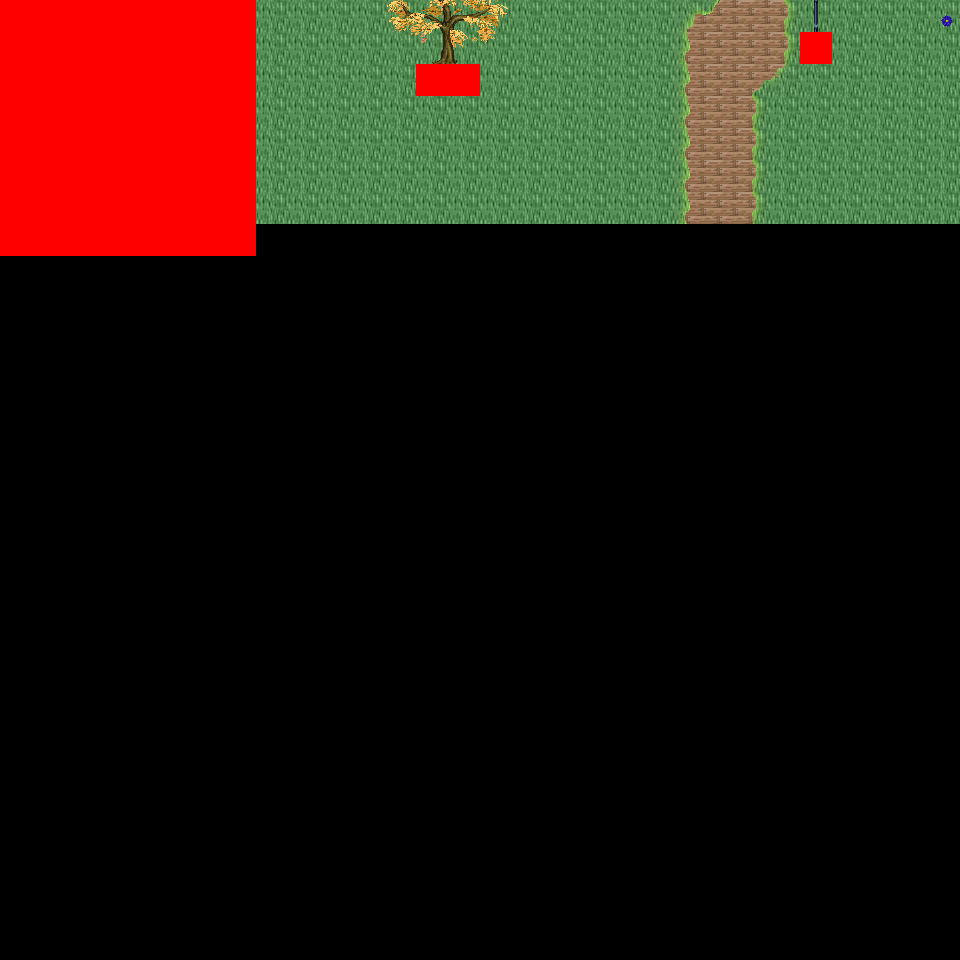

A level layout from a 2D game, rendered from its tile map. Below: a short description, then the map file with tile-grid data replaced by summaries:
An orthogonal 30x30 tile map with 32x32 px tiles, 6 tile layers (Ground, Object, Object2, Above, ...), 46 tilesets and 2 objects (2x mapExit).

<map version="1.0" orientation="orthogonal" renderorder="right-down" width="30" height="30" tilewidth="32" tileheight="32" nextobjectid="3">
  <tileset firstgid="1" name="tileset_logic_collision" tilewidth="32" tileheight="32" tilecount="1" columns="1">
    <image source="../drawable/tileset_logic_collision.png" width="32" height="32" />
  </tileset>
  <tileset firstgid="2" name="tileset_ground_ridge_earth_pale" tilewidth="32" tileheight="32" tilecount="96" columns="12">
    <image source="../drawable/tileset_ground_ridge_earth_pale.png" width="384" height="256" />
  </tileset>
  <tileset firstgid="98" name="tileset_ground_ridge_earth_dark" tilewidth="32" tileheight="32" tilecount="96" columns="12">
    <image source="../drawable/tileset_ground_ridge_earth_dark.png" width="384" height="256" />
  </tileset>
  <tileset firstgid="194" name="tileset_ground_ground" tilewidth="32" tileheight="32" tilecount="33" columns="3">
    <image source="../drawable/tileset_ground_ground.png" width="96" height="352" />
  </tileset>
  <tileset firstgid="227" name="tileset_building_castle" tilewidth="32" tileheight="32" tilecount="320" columns="20">
    <image source="../drawable/tileset_building_castle.png" width="640" height="512" />
  </tileset>
  <tileset firstgid="547" name="tileset_item_pot_barrels_1" tilewidth="32" tileheight="32" tilecount="8" columns="4">
    <image source="../drawable/tileset_item_pot_barrels_1.png" width="128" height="64" />
  </tileset>
  <tileset firstgid="555" name="tileset_item_weapon_cannon" tilewidth="32" tileheight="32" tilecount="12" columns="3">
    <image source="../drawable/tileset_item_weapon_cannon.png" width="96" height="128" />
  </tileset>
  <tileset firstgid="567" name="tileset_building_door_closed" tilewidth="32" tileheight="32" tilecount="1" columns="1">
    <image source="../drawable/tileset_building_door_closed.png" width="32" height="32" />
  </tileset>
  <tileset firstgid="568" name="tileset_building_door_door" tilewidth="32" tileheight="32" tilecount="6" columns="3">
    <image source="../drawable/tileset_building_door_door.png" width="96" height="64" />
  </tileset>
  <tileset firstgid="574" name="tileset_building_window_window_centered" tilewidth="32" tileheight="32" tilecount="1" columns="1">
    <image source="../drawable/tileset_building_window_window_centered.png" width="32" height="32" />
  </tileset>
  <tileset firstgid="575" name="tileset_building_decoration_chimney_big" tilewidth="32" tileheight="32" tilecount="2" columns="1">
    <image source="../drawable/tileset_building_decoration_chimney_big.png" width="32" height="64" />
  </tileset>
  <tileset firstgid="577" name="tileset_building_stairs_stairs_grey" tilewidth="32" tileheight="32" tilecount="6" columns="3">
    <image source="../drawable/tileset_building_stairs_stairs_grey.png" width="96" height="64" />
  </tileset>
  <tileset firstgid="583" name="tileset_building_witch_hut" tilewidth="32" tileheight="32" tilecount="80" columns="5">
    <image source="../drawable/tileset_building_witch_hut.png" width="160" height="512" />
  </tileset>
  <tileset firstgid="663" name="tileset_ground_grass_edges" tilewidth="32" tileheight="32" tilecount="36" columns="12">
    <image source="../drawable/tileset_ground_grass_edges.png" width="384" height="96" />
  </tileset>
  <tileset firstgid="699" name="tileset_ground_grass_corners" tilewidth="32" tileheight="32" tilecount="24" columns="6">
    <image source="../drawable/tileset_ground_grass_corners.png" width="192" height="128" />
  </tileset>
  <tileset firstgid="723" name="tileset_logic_item_vegetable" tilewidth="32" tileheight="32" tilecount="13" columns="13">
    <image source="../drawable/tileset_logic_item_vegetable.png" width="256" height="64" />
  </tileset>
  <tileset firstgid="736" name="tileset_plant_tree_fall_trees" tilewidth="32" tileheight="32" tilecount="40" columns="8">
    <image source="../drawable/tileset_plant_tree_fall_trees.png" width="256" height="160" />
  </tileset>
  <tileset firstgid="776" name="tileset_plant_stump_stump_pale_purple" tilewidth="32" tileheight="32" tilecount="4" columns="2">
    <image source="../drawable/tileset_plant_stump_stump_pale_purple.png" width="64" height="64" />
  </tileset>
  <tileset firstgid="780" name="tileset_plant_stump_small_stump" tilewidth="32" tileheight="32" tilecount="4" columns="2">
    <image source="../drawable/tileset_plant_stump_small_stump.png" width="64" height="64" />
  </tileset>
  <tileset firstgid="784" name="tileset_furniture_light_small_lamp" tilewidth="32" tileheight="32" tilecount="4" columns="4">
    <image source="../drawable/tileset_furniture_light_small_lamp.png" width="128" height="32" />
  </tileset>
  <tileset firstgid="788" name="tileset_item_pot_barrel" tilewidth="32" tileheight="32" tilecount="2" columns="1">
    <image source="../drawable/tileset_item_pot_barrel.png" width="32" height="64" />
  </tileset>
  <tileset firstgid="790" name="tileset_plant_tree_locust_tree" tilewidth="32" tileheight="32" tilecount="20" columns="4">
    <image source="../drawable/tileset_plant_tree_locust_tree.png" width="128" height="160" />
  </tileset>
  <tileset firstgid="810" name="tileset_plant_leaves" tilewidth="32" tileheight="32" tilecount="8" columns="4">
    <image source="../drawable/tileset_plant_leaves.png" width="128" height="64" />
  </tileset>
  <tileset firstgid="818" name="tileset_plant_flower_daisy_blue" tilewidth="32" tileheight="32" tilecount="8" columns="2">
    <image source="../drawable/tileset_plant_flower_daisy_blue.png" width="64" height="128" />
  </tileset>
  <tileset firstgid="826" name="tileset_plant_flower_daisy_yellow" tilewidth="32" tileheight="32" tilecount="8" columns="2">
    <image source="../drawable/tileset_plant_flower_daisy_yellow.png" width="64" height="128" />
  </tileset>
  <tileset firstgid="834" name="tileset_plant_flower_small_flower_bed_2" tilewidth="32" tileheight="32" tilecount="12" columns="3">
    <image source="../drawable/tileset_plant_flower_small_flower_bed_2.png" width="96" height="128" />
  </tileset>
  <tileset firstgid="846" name="tileset_plant_flower_small_flower_bed" tilewidth="32" tileheight="32" tilecount="12" columns="3">
    <image source="../drawable/tileset_plant_flower_small_flower_bed.png" width="96" height="128" />
  </tileset>
  <tileset firstgid="858" name="tileset_plant_flower_flower_bed_1" tilewidth="32" tileheight="32" tilecount="35" columns="7">
    <image source="../drawable/tileset_plant_flower_flower_bed_1.png" width="224" height="160" />
  </tileset>
  <tileset firstgid="893" name="tileset_plant_flower_hothouse_flowers" tilewidth="32" tileheight="32" tilecount="72" columns="6">
    <image source="../drawable/tileset_plant_flower_hothouse_flowers.png" width="192" height="384" />
  </tileset>
  <tileset firstgid="965" name="tileset_furniture_light_lamp_blue" tilewidth="32" tileheight="32" tilecount="3" columns="1">
    <image source="../drawable/tileset_furniture_light_lamp_blue.png" width="32" height="96" />
  </tileset>
  <tileset firstgid="968" name="tileset_light_dim_light_7x5" tilewidth="32" tileheight="32" tilecount="35" columns="7">
    <image source="../drawable/tileset_light_dim_light_7x5.png" width="224" height="160" />
  </tileset>
  <tileset firstgid="1003" name="tileset_building_decoration_chimney" tilewidth="32" tileheight="32" tilecount="2" columns="1">
    <image source="../drawable/tileset_building_decoration_chimney.png" width="32" height="64" />
  </tileset>
  <tileset firstgid="1005" name="tileset_building_decoration_cauldron_sign" tilewidth="32" tileheight="32" tilecount="1" columns="1">
    <image source="../drawable/tileset_building_decoration_cauldron_sign.png" width="32" height="32" />
  </tileset>
  <tileset firstgid="1006" name="tileset_building_decoration_magician_banner" tilewidth="32" tileheight="32" tilecount="3" columns="3">
    <image source="../drawable/tileset_building_decoration_magician_banner.png" width="96" height="32" />
  </tileset>
  <tileset firstgid="1009" name="tileset_logic_portal" tilewidth="32" tileheight="32" tilecount="24" columns="8">
    <image source="../drawable/tileset_logic_portal.png" width="256" height="96" />
  </tileset>
  <tileset firstgid="1033" name="tileset_ground_ground_3" tilewidth="32" tileheight="32" tilecount="5" columns="5">
    <image source="../drawable/tileset_ground_ground_3.png" width="160" height="32" />
  </tileset>
  <tileset firstgid="1038" name="tileset_building_cottage" tilewidth="32" tileheight="32" tilecount="256" columns="16">
    <image source="../drawable/tileset_building_cottage.png" width="512" height="512" />
  </tileset>
  <tileset firstgid="1294" name="tileset_building_roof_thatched_roof" tilewidth="32" tileheight="32" tilecount="256" columns="16">
    <image source="../drawable/tileset_building_roof_thatched_roof.png" width="512" height="512" />
  </tileset>
  <tileset firstgid="1550" name="tileset_building_door_doors" tilewidth="32" tileheight="32" tilecount="256" columns="16">
    <image source="../drawable/tileset_building_door_doors.png" width="512" height="512" />
  </tileset>
  <tileset firstgid="1806" name="tileset_building_window_windows" tilewidth="32" tileheight="32" tilecount="256" columns="16">
    <image source="../drawable/tileset_building_window_windows.png" width="512" height="512" />
  </tileset>
  <tileset firstgid="2062" name="tileset_plant_bush_leafy" tilewidth="32" tileheight="32" tilecount="48" columns="8">
    <image source="../drawable/tileset_plant_bush_leafy.png" width="256" height="192" />
  </tileset>
  <tileset firstgid="2110" name="tileset_plant_bush_flowering" tilewidth="32" tileheight="32" tilecount="72" columns="8">
    <image source="../drawable/tileset_plant_bush_flowering.png" width="256" height="288" />
  </tileset>
  <tileset firstgid="2182" name="tileset_object_stone_well" tilewidth="32" tileheight="32" tilecount="6" columns="2">
    <image source="../drawable/tileset_object_stone_well.png" width="64" height="96" />
  </tileset>
  <tileset firstgid="2188" name="tileset_item_pot_cauldron" tilewidth="32" tileheight="32" tilecount="48" columns="8">
    <image source="../drawable/tileset_item_pot_cauldron.png" width="256" height="192" />
  </tileset>
  <tileset firstgid="2236" name="tileset_item_campfires" tilewidth="32" tileheight="32" tilecount="2" columns="2">
    <image source="../drawable/tileset_item_campfires.png" width="64" height="32" />
  </tileset>
  <tileset firstgid="2238" name="tileset_item_firewood" tilewidth="32" tileheight="32" tilecount="12" columns="3">
    <image source="../drawable/tileset_item_firewood.png" width="96" height="128" />
  </tileset>
  <layer name="Ground" width="30" height="30">
    <data>[900 cells, 218 non-empty, 4 distinct tile ids]</data>
  </layer>
  <layer name="Object" width="30" height="30">
    <data>[900 cells, 39 non-empty, 17 distinct tile ids]</data>
  </layer>
  <layer name="Object2" width="30" height="30">
    <data>[900 cells, 4 non-empty, 4 distinct tile ids]</data>
  </layer>
  <layer name="Above" width="30" height="30">
    <data>[900 cells, 9 non-empty, 9 distinct tile ids]</data>
  </layer>
  <layer name="Above2" width="30" height="30">
    <data>[900 cells, 0 non-empty, 0 distinct tile ids]</data>
  </layer>
  <layer name="Walkable" width="30" height="30">
    <data>[900 cells, 67 non-empty, 1 distinct tile ids]</data>
  </layer>
  <objectgroup name="MapEvents">
    <object id="1" name="north" type="mapExit" x="256" y="0" width="704" height="32">
      <properties>
        <property name="map" value="level_0_x55_y45" />
        <property name="x" value="8" />
        <property name="y" value="28" />
      </properties>
    </object>
    <object id="2" name="west" type="mapExit" x="0" y="256" width="32" height="704">
      <properties>
        <property name="map" value="level_0_x54_y46" />
        <property name="x" value="28" />
        <property name="y" value="8" />
      </properties>
    </object>
  </objectgroup>
</map>
